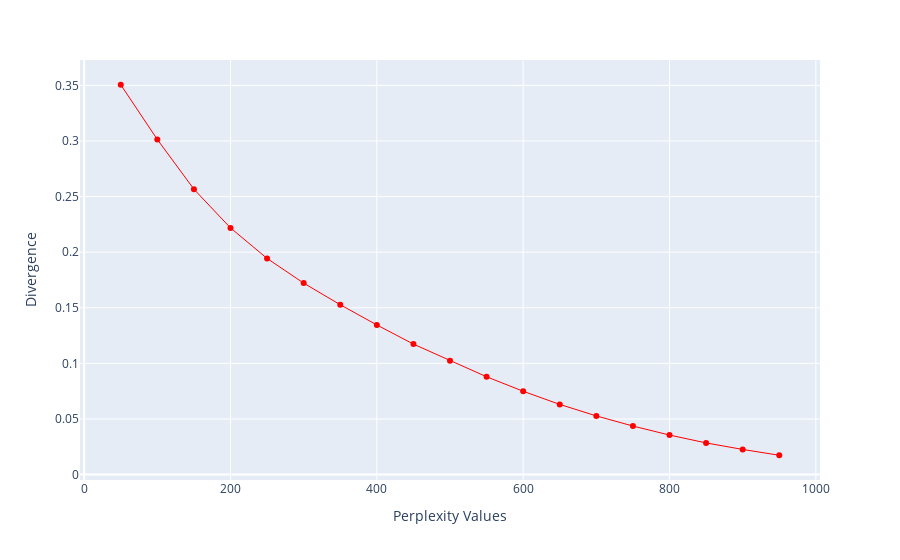

Notebook code cell kept with this figure:
### Code cell
import numpy as np

perplexity = np.arange(50, 1000, 50)
divergence = []

for i in perplexity:
    model = TSNE(n_components=2, init="pca", perplexity=i)
    reduced = model.fit_transform(X_tsne)
    divergence.append(model.kl_divergence_)
fig = px.line(x=perplexity, y=divergence, markers=True)
fig.update_layout(xaxis_title="Perplexity Values", yaxis_title="Divergence")
fig.update_traces(line_color="red", line_width=1)
fig.show()

### Figure 1 — Plotly figure (JSON) as saved in the notebook; plotly's stock layout.template omitted (floating-point values rounded to 4 significant figures)
{"data": [{"hovertemplate": "x=%{x}<br>y=%{y}<extra></extra>", "legendgroup": "", "line": {"color": "red", "dash": "solid", "width": 1}, "marker": {"symbol": "circle"}, "mode": "lines+markers", "name": "", "orientation": "v", "showlegend": false, "type": "scatter", "x": [50, 100, 150, 200, 250, 300, 350, 400, 450, 500, 550, 600, 650, 700, 750, 800, 850, 900, 950], "xaxis": "x", "y": [0.3506, 0.3013, 0.2566, 0.2218, 0.1944, 0.1722, 0.1527, 0.1346, 0.1173, 0.1024, 0.08795, 0.07492, 0.06309, 0.05274, 0.04364, 0.03552, 0.02847, 0.02259, 0.01737], "yaxis": "y"}], "layout": {"legend": {"tracegroupgap": 0}, "margin": {"t": 60}, "xaxis": {"anchor": "y", "domain": [0, 1], "title": {"text": "Perplexity Values"}}, "yaxis": {"anchor": "x", "domain": [0, 1], "title": {"text": "Divergence"}}}}
